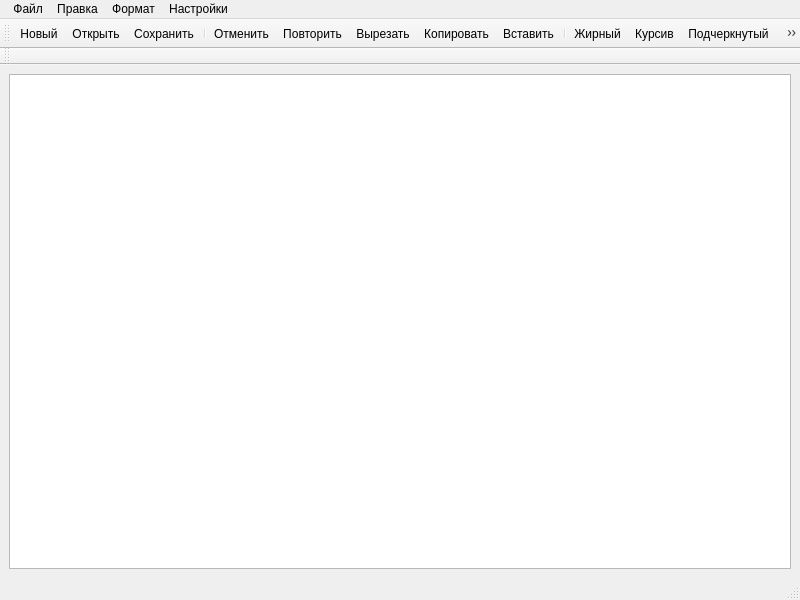
<?xml version="1.0" encoding="UTF-8"?>
<ui version="4.0">
 <class>MainWindow</class>
 <widget class="QMainWindow" name="MainWindow">
  <property name="geometry">
   <rect>
    <x>0</x>
    <y>0</y>
    <width>800</width>
    <height>600</height>
   </rect>
  </property>
  <property name="windowTitle">
   <string>MainWindow</string>
  </property>
  <widget class="QWidget" name="centralwidget">
   <layout class="QGridLayout" name="gridLayout">
    <item row="0" column="0">
     <widget class="QTextEdit" name="textEdit"/>
    </item>
   </layout>
  </widget>
  <widget class="QMenuBar" name="menubar">
   <property name="geometry">
    <rect>
     <x>0</x>
     <y>0</y>
     <width>800</width>
     <height>21</height>
    </rect>
   </property>
   <widget class="QMenu" name="menu">
    <property name="title">
     <string> Файл</string>
    </property>
    <addaction name="action_New"/>
    <addaction name="action_Open"/>
    <addaction name="action_Save"/>
    <addaction name="action_SaveAs"/>
    <addaction name="separator"/>
    <addaction name="action_Quit"/>
    <addaction name="separator"/>
    <addaction name="separator"/>
    <addaction name="action_4"/>
    <addaction name="action_5"/>
   </widget>
   <widget class="QMenu" name="menu_2">
    <property name="title">
     <string>Правка</string>
    </property>
    <addaction name="action_Undo"/>
    <addaction name="action_Redo"/>
    <addaction name="separator"/>
    <addaction name="action_Cut"/>
    <addaction name="action_Copy"/>
    <addaction name="action_Paste"/>
    <addaction name="separator"/>
    <addaction name="action_Find"/>
    <addaction name="action_Replace"/>
   </widget>
   <widget class="QMenu" name="menu_3">
    <property name="title">
     <string>Формат</string>
    </property>
    <addaction name="action_Bold"/>
    <addaction name="action_Italic"/>
    <addaction name="action_Underline"/>
    <addaction name="separator"/>
    <addaction name="action_Left"/>
    <addaction name="action_Center"/>
    <addaction name="action_Right"/>
    <addaction name="action_Justify"/>
    <addaction name="separator"/>
    <addaction name="action_Color"/>
   </widget>
   <widget class="QMenu" name="menu_4">
    <property name="title">
     <string>Настройки</string>
    </property>
    <widget class="QMenu" name="menu_5">
     <property name="title">
      <string>Стили</string>
     </property>
     <addaction name="actionWindows"/>
     <addaction name="actionFusion"/>
    </widget>
    <widget class="QMenu" name="menu_6">
     <property name="title">
      <string>Языки</string>
     </property>
     <addaction name="action_3"/>
     <addaction name="action_6"/>
     <addaction name="action_7"/>
    </widget>
    <addaction name="menu_5"/>
    <addaction name="menu_6"/>
   </widget>
   <addaction name="menu"/>
   <addaction name="menu_2"/>
   <addaction name="menu_3"/>
   <addaction name="menu_4"/>
  </widget>
  <widget class="QStatusBar" name="statusbar"/>
  <widget class="QToolBar" name="toolBar">
   <property name="windowTitle">
    <string>toolBar</string>
   </property>
   <attribute name="toolBarArea">
    <enum>TopToolBarArea</enum>
   </attribute>
   <attribute name="toolBarBreak">
    <bool>false</bool>
   </attribute>
   <addaction name="action_New"/>
   <addaction name="action_Open"/>
   <addaction name="action_Save"/>
   <addaction name="separator"/>
   <addaction name="action_Undo"/>
   <addaction name="action_Redo"/>
   <addaction name="action_Cut"/>
   <addaction name="action_Copy"/>
   <addaction name="action_Paste"/>
   <addaction name="separator"/>
   <addaction name="action_Bold"/>
   <addaction name="action_Italic"/>
   <addaction name="action_Underline"/>
   <addaction name="separator"/>
   <addaction name="action_Left"/>
   <addaction name="action_Center"/>
   <addaction name="action_Right"/>
   <addaction name="action_Justify"/>
   <addaction name="separator"/>
   <addaction name="action_Color"/>
   <addaction name="separator"/>
  </widget>
  <widget class="QToolBar" name="toolBar_2">
   <property name="windowTitle">
    <string>toolBar_2</string>
   </property>
   <attribute name="toolBarArea">
    <enum>TopToolBarArea</enum>
   </attribute>
   <attribute name="toolBarBreak">
    <bool>true</bool>
   </attribute>
  </widget>
  <action name="action_New">
   <property name="icon">
    <iconset resource="Reader.qrc">
     <normaloff>:/icon/assets/icons/new.png</normaloff>:/icon/assets/icons/new.png</iconset>
   </property>
   <property name="text">
    <string>Новый</string>
   </property>
   <property name="shortcut">
    <string>Ctrl+N</string>
   </property>
  </action>
  <action name="action_Open">
   <property name="icon">
    <iconset resource="Reader.qrc">
     <normaloff>:/icon/assets/icons/open.png</normaloff>:/icon/assets/icons/open.png</iconset>
   </property>
   <property name="text">
    <string>Открыть</string>
   </property>
   <property name="shortcut">
    <string>Ctrl+O</string>
   </property>
  </action>
  <action name="action_Save">
   <property name="icon">
    <iconset resource="Reader.qrc">
     <normaloff>:/icon/assets/icons/save.png</normaloff>:/icon/assets/icons/save.png</iconset>
   </property>
   <property name="text">
    <string>Сохранить</string>
   </property>
   <property name="shortcut">
    <string>Ctrl+S</string>
   </property>
  </action>
  <action name="action_SaveAs">
   <property name="icon">
    <iconset resource="Reader.qrc">
     <normaloff>:/icon/assets/icons/save.png</normaloff>:/icon/assets/icons/save.png</iconset>
   </property>
   <property name="text">
    <string>Сохранить как ...</string>
   </property>
   <property name="shortcut">
    <string>Ctrl+Shift+S</string>
   </property>
  </action>
  <action name="action_Quit">
   <property name="text">
    <string>Выход</string>
   </property>
   <property name="shortcut">
    <string>Ctrl+Q</string>
   </property>
  </action>
  <action name="action_Undo">
   <property name="icon">
    <iconset resource="Reader.qrc">
     <normaloff>:/icon/assets/icons/textedit/editundo.png</normaloff>:/icon/assets/icons/textedit/editundo.png</iconset>
   </property>
   <property name="text">
    <string>Отменить</string>
   </property>
   <property name="shortcut">
    <string>Ctrl+Z</string>
   </property>
  </action>
  <action name="action_Redo">
   <property name="icon">
    <iconset resource="Reader.qrc">
     <normaloff>:/icon/assets/icons/textedit/editredo.png</normaloff>:/icon/assets/icons/textedit/editredo.png</iconset>
   </property>
   <property name="text">
    <string>Повторить</string>
   </property>
   <property name="shortcut">
    <string>Ctrl+Shift+Z</string>
   </property>
  </action>
  <action name="action_Cut">
   <property name="icon">
    <iconset resource="Reader.qrc">
     <normaloff>:/icon/assets/icons/cut.png</normaloff>:/icon/assets/icons/cut.png</iconset>
   </property>
   <property name="text">
    <string>Вырезать</string>
   </property>
   <property name="shortcut">
    <string>Ctrl+X</string>
   </property>
  </action>
  <action name="action_Copy">
   <property name="icon">
    <iconset resource="Reader.qrc">
     <normaloff>:/icon/assets/icons/copy.png</normaloff>:/icon/assets/icons/copy.png</iconset>
   </property>
   <property name="text">
    <string>Копировать</string>
   </property>
   <property name="shortcut">
    <string>Ctrl+C</string>
   </property>
  </action>
  <action name="action_Paste">
   <property name="icon">
    <iconset resource="Reader.qrc">
     <normaloff>:/icon/assets/icons/paste.png</normaloff>:/icon/assets/icons/paste.png</iconset>
   </property>
   <property name="text">
    <string>Вставить</string>
   </property>
   <property name="shortcut">
    <string>Ctrl+V</string>
   </property>
  </action>
  <action name="action_Find">
   <property name="text">
    <string>Найти</string>
   </property>
   <property name="shortcut">
    <string>Ctrl+F</string>
   </property>
  </action>
  <action name="action_Replace">
   <property name="text">
    <string>Заменить</string>
   </property>
   <property name="shortcut">
    <string>Ctrl+R</string>
   </property>
  </action>
  <action name="action_Bold">
   <property name="checkable">
    <bool>true</bool>
   </property>
   <property name="icon">
    <iconset resource="Reader.qrc">
     <normaloff>:/icon/assets/icons/textedit/textbold.png</normaloff>:/icon/assets/icons/textedit/textbold.png</iconset>
   </property>
   <property name="text">
    <string>Жирный</string>
   </property>
   <property name="shortcut">
    <string>Ctrl+B</string>
   </property>
  </action>
  <action name="action_Italic">
   <property name="checkable">
    <bool>true</bool>
   </property>
   <property name="icon">
    <iconset resource="Reader.qrc">
     <normaloff>:/icon/assets/icons/textedit/textitalic.png</normaloff>:/icon/assets/icons/textedit/textitalic.png</iconset>
   </property>
   <property name="text">
    <string>Курсив</string>
   </property>
   <property name="shortcut">
    <string>Ctrl+I</string>
   </property>
  </action>
  <action name="action_Underline">
   <property name="checkable">
    <bool>true</bool>
   </property>
   <property name="icon">
    <iconset resource="Reader.qrc">
     <normaloff>:/icon/assets/icons/textedit/textunder.png</normaloff>:/icon/assets/icons/textedit/textunder.png</iconset>
   </property>
   <property name="text">
    <string>Подчеркнутый</string>
   </property>
   <property name="shortcut">
    <string>Ctrl+U</string>
   </property>
  </action>
  <action name="action_Left">
   <property name="checkable">
    <bool>true</bool>
   </property>
   <property name="icon">
    <iconset resource="Reader.qrc">
     <normaloff>:/icon/assets/icons/textedit/textleft.png</normaloff>:/icon/assets/icons/textedit/textleft.png</iconset>
   </property>
   <property name="text">
    <string>Влево</string>
   </property>
   <property name="shortcut">
    <string>Ctrl+Shift+L</string>
   </property>
  </action>
  <action name="action_Center">
   <property name="checkable">
    <bool>true</bool>
   </property>
   <property name="icon">
    <iconset resource="Reader.qrc">
     <normaloff>:/icon/assets/icons/textedit/textcenter.png</normaloff>:/icon/assets/icons/textedit/textcenter.png</iconset>
   </property>
   <property name="text">
    <string>По центру</string>
   </property>
   <property name="shortcut">
    <string>Ctrl+Shift+C</string>
   </property>
  </action>
  <action name="action_Right">
   <property name="checkable">
    <bool>true</bool>
   </property>
   <property name="icon">
    <iconset resource="Reader.qrc">
     <normaloff>:/icon/assets/icons/textedit/textright.png</normaloff>:/icon/assets/icons/textedit/textright.png</iconset>
   </property>
   <property name="text">
    <string>Вправо</string>
   </property>
   <property name="shortcut">
    <string>Ctrl+Shift+R</string>
   </property>
  </action>
  <action name="action_Justify">
   <property name="checkable">
    <bool>true</bool>
   </property>
   <property name="icon">
    <iconset resource="Reader.qrc">
     <normaloff>:/icon/assets/icons/textedit/textjustify.png</normaloff>:/icon/assets/icons/textedit/textjustify.png</iconset>
   </property>
   <property name="text">
    <string>По ширине</string>
   </property>
   <property name="shortcut">
    <string>Ctrl+Shift+J</string>
   </property>
  </action>
  <action name="action_Color">
   <property name="text">
    <string>Цвет</string>
   </property>
  </action>
  <action name="action_4">
   <property name="text">
    <string>Печать</string>
   </property>
  </action>
  <action name="action_5">
   <property name="text">
    <string>Предварительный просмотр</string>
   </property>
  </action>
  <action name="actionWindows">
   <property name="text">
    <string>Windows</string>
   </property>
  </action>
  <action name="actionFusion">
   <property name="text">
    <string>Fusion</string>
   </property>
  </action>
  <action name="action_3">
   <property name="text">
    <string>Русский</string>
   </property>
  </action>
  <action name="action_6">
   <property name="text">
    <string>Английский</string>
   </property>
  </action>
  <action name="action_7">
   <property name="text">
    <string>Немецкий</string>
   </property>
  </action>
 </widget>
 <resources>
  <include location="Reader.qrc"/>
 </resources>
 <connections>
  <connection>
   <sender>action_Quit</sender>
   <signal>triggered()</signal>
   <receiver>MainWindow</receiver>
   <slot>close()</slot>
   <hints>
    <hint type="sourcelabel">
     <x>-1</x>
     <y>-1</y>
    </hint>
    <hint type="destinationlabel">
     <x>399</x>
     <y>299</y>
    </hint>
   </hints>
  </connection>
  <connection>
   <sender>action_Copy</sender>
   <signal>triggered()</signal>
   <receiver>textEdit</receiver>
   <slot>copy()</slot>
   <hints>
    <hint type="sourcelabel">
     <x>-1</x>
     <y>-1</y>
    </hint>
    <hint type="destinationlabel">
     <x>399</x>
     <y>315</y>
    </hint>
   </hints>
  </connection>
  <connection>
   <sender>action_Cut</sender>
   <signal>triggered()</signal>
   <receiver>textEdit</receiver>
   <slot>cut()</slot>
   <hints>
    <hint type="sourcelabel">
     <x>-1</x>
     <y>-1</y>
    </hint>
    <hint type="destinationlabel">
     <x>399</x>
     <y>315</y>
    </hint>
   </hints>
  </connection>
  <connection>
   <sender>action_Paste</sender>
   <signal>triggered()</signal>
   <receiver>textEdit</receiver>
   <slot>paste()</slot>
   <hints>
    <hint type="sourcelabel">
     <x>-1</x>
     <y>-1</y>
    </hint>
    <hint type="destinationlabel">
     <x>399</x>
     <y>315</y>
    </hint>
   </hints>
  </connection>
  <connection>
   <sender>action_Undo</sender>
   <signal>triggered()</signal>
   <receiver>textEdit</receiver>
   <slot>undo()</slot>
   <hints>
    <hint type="sourcelabel">
     <x>-1</x>
     <y>-1</y>
    </hint>
    <hint type="destinationlabel">
     <x>399</x>
     <y>315</y>
    </hint>
   </hints>
  </connection>
  <connection>
   <sender>action_Redo</sender>
   <signal>triggered()</signal>
   <receiver>textEdit</receiver>
   <slot>redo()</slot>
   <hints>
    <hint type="sourcelabel">
     <x>-1</x>
     <y>-1</y>
    </hint>
    <hint type="destinationlabel">
     <x>399</x>
     <y>315</y>
    </hint>
   </hints>
  </connection>
 </connections>
</ui>
